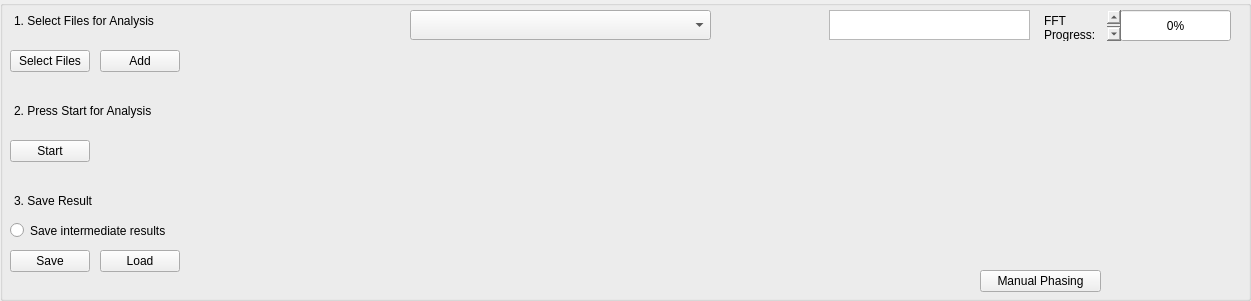
   <widget class="QGroupBox" name="groupBox">
    <property name="geometry">
     <rect>
      <x>10</x>
      <y>0</y>
      <width>1251</width>
      <height>301</height>
     </rect>
    </property>
    <property name="title">
     <string/>
    </property>
    <widget class="QTextEdit" name="textEdit_2">
     <property name="geometry">
      <rect>
       <x>10</x>
       <y>100</y>
       <width>161</width>
       <height>31</height>
      </rect>
     </property>
     <property name="mouseTracking">
      <bool>false</bool>
     </property>
     <property name="focusPolicy">
      <enum>Qt::NoFocus</enum>
     </property>
     <property name="styleSheet">
      <string notr="true">background: transparent</string>
     </property>
     <property name="frameShape">
      <enum>QFrame::NoFrame</enum>
     </property>
     <property name="verticalScrollBarPolicy">
      <enum>Qt::ScrollBarAlwaysOff</enum>
     </property>
     <property name="horizontalScrollBarPolicy">
      <enum>Qt::ScrollBarAlwaysOff</enum>
     </property>
     <property name="sizeAdjustPolicy">
      <enum>QAbstractScrollArea::AdjustToContents</enum>
     </property>
     <property name="html">
      <string>&lt;!DOCTYPE HTML PUBLIC &quot;-//W3C//DTD HTML 4.0//EN&quot; &quot;http://www.w3.org/TR/REC-html40/strict.dtd&quot;&gt;
&lt;html&gt;&lt;head&gt;&lt;meta name=&quot;qrichtext&quot; content=&quot;1&quot; /&gt;&lt;meta charset=&quot;utf-8&quot; /&gt;&lt;style type=&quot;text/css&quot;&gt;
p, li { white-space: pre-wrap; }
hr { height: 1px; border-width: 0; }
li.unchecked::marker { content: &quot;\2610&quot;; }
li.checked::marker { content: &quot;\2612&quot;; }
&lt;/style&gt;&lt;/head&gt;&lt;body style=&quot; font-family:'Segoe UI'; font-size:9pt; font-weight:400; font-style:normal;&quot;&gt;
&lt;p style=&quot; margin-top:0px; margin-bottom:0px; margin-left:0px; margin-right:0px; -qt-block-indent:0; text-indent:0px;&quot;&gt;2. Press Start for Analysis&lt;/p&gt;&lt;/body&gt;&lt;/html&gt;</string>
     </property>
     <property name="textInteractionFlags">
      <set>Qt::NoTextInteraction</set>
     </property>
    </widget>
    <widget class="PlotWidget" name="FFTWidget" native="true">
     <property name="geometry">
      <rect>
       <x>830</x>
       <y>60</y>
       <width>400</width>
       <height>200</height>
      </rect>
     </property>
    </widget>
    <widget class="QPushButton" name="btn_Save">
     <property name="geometry">
      <rect>
       <x>10</x>
       <y>250</y>
       <width>80</width>
       <height>22</height>
      </rect>
     </property>
     <property name="text">
      <string>Save</string>
     </property>
    </widget>
    <widget class="QRadioButton" name="radioButton">
     <property name="enabled">
      <bool>true</bool>
     </property>
     <property name="geometry">
      <rect>
       <x>10</x>
       <y>220</y>
       <width>161</width>
       <height>21</height>
      </rect>
     </property>
     <property name="text">
      <string>Save intermediate results</string>
     </property>
     <property name="checkable">
      <bool>true</bool>
     </property>
     <property name="checked">
      <bool>false</bool>
     </property>
     <property name="autoExclusive">
      <bool>false</bool>
     </property>
    </widget>
    <widget class="QPushButton" name="btn_SelectFiles">
     <property name="geometry">
      <rect>
       <x>10</x>
       <y>50</y>
       <width>80</width>
       <height>22</height>
      </rect>
     </property>
     <property name="text">
      <string>Select Files</string>
     </property>
    </widget>
    <widget class="QPushButton" name="btn_Start">
     <property name="geometry">
      <rect>
       <x>10</x>
       <y>140</y>
       <width>80</width>
       <height>22</height>
      </rect>
     </property>
     <property name="text">
      <string>Start</string>
     </property>
    </widget>
    <widget class="QComboBox" name="comboBox_4">
     <property name="geometry">
      <rect>
       <x>410</x>
       <y>10</y>
       <width>301</width>
       <height>30</height>
      </rect>
     </property>
     <property name="placeholderText">
      <string>Choose File for Analysis</string>
     </property>
    </widget>
    <widget class="PlotWidget" name="FidWidget" native="true">
     <property name="geometry">
      <rect>
       <x>410</x>
       <y>60</y>
       <width>400</width>
       <height>200</height>
      </rect>
     </property>
    </widget>
    <widget class="QTextEdit" name="textEdit_6">
     <property name="geometry">
      <rect>
       <x>829</x>
       <y>10</y>
       <width>201</width>
       <height>30</height>
      </rect>
     </property>
     <property name="readOnly">
      <bool>true</bool>
     </property>
     <property name="html">
      <string>&lt;!DOCTYPE HTML PUBLIC &quot;-//W3C//DTD HTML 4.0//EN&quot; &quot;http://www.w3.org/TR/REC-html40/strict.dtd&quot;&gt;
&lt;html&gt;&lt;head&gt;&lt;meta name=&quot;qrichtext&quot; content=&quot;1&quot; /&gt;&lt;meta charset=&quot;utf-8&quot; /&gt;&lt;style type=&quot;text/css&quot;&gt;
p, li { white-space: pre-wrap; }
hr { height: 1px; border-width: 0; }
li.unchecked::marker { content: &quot;\2610&quot;; }
li.checked::marker { content: &quot;\2612&quot;; }
&lt;/style&gt;&lt;/head&gt;&lt;body style=&quot; font-family:'Segoe UI'; font-size:9pt; font-weight:400; font-style:normal;&quot;&gt;
&lt;p style=&quot;-qt-paragraph-type:empty; margin-top:0px; margin-bottom:0px; margin-left:0px; margin-right:0px; -qt-block-indent:0; text-indent:0px;&quot;&gt;&lt;br /&gt;&lt;/p&gt;&lt;/body&gt;&lt;/html&gt;</string>
     </property>
    </widget>
    <widget class="QPushButton" name="btn_Load">
     <property name="geometry">
      <rect>
       <x>100</x>
       <y>250</y>
       <width>80</width>
       <height>22</height>
      </rect>
     </property>
     <property name="text">
      <string>Load</string>
     </property>
    </widget>
    <widget class="QPushButton" name="btn_Phasing">
     <property name="geometry">
      <rect>
       <x>980</x>
       <y>270</y>
       <width>121</width>
       <height>22</height>
      </rect>
     </property>
     <property name="text">
      <string>Manual Phasing</string>
     </property>
    </widget>
    <widget class="QTextEdit" name="textEdit_3">
     <property name="geometry">
      <rect>
       <x>10</x>
       <y>190</y>
       <width>161</width>
       <height>31</height>
      </rect>
     </property>
     <property name="mouseTracking">
      <bool>false</bool>
     </property>
     <property name="focusPolicy">
      <enum>Qt::NoFocus</enum>
     </property>
     <property name="styleSheet">
      <string notr="true">background: transparent</string>
     </property>
     <property name="frameShape">
      <enum>QFrame::NoFrame</enum>
     </property>
     <property name="verticalScrollBarPolicy">
      <enum>Qt::ScrollBarAlwaysOff</enum>
     </property>
     <property name="horizontalScrollBarPolicy">
      <enum>Qt::ScrollBarAlwaysOff</enum>
     </property>
     <property name="sizeAdjustPolicy">
      <enum>QAbstractScrollArea::AdjustToContents</enum>
     </property>
     <property name="html">
      <string>&lt;!DOCTYPE HTML PUBLIC &quot;-//W3C//DTD HTML 4.0//EN&quot; &quot;http://www.w3.org/TR/REC-html40/strict.dtd&quot;&gt;
&lt;html&gt;&lt;head&gt;&lt;meta name=&quot;qrichtext&quot; content=&quot;1&quot; /&gt;&lt;meta charset=&quot;utf-8&quot; /&gt;&lt;style type=&quot;text/css&quot;&gt;
p, li { white-space: pre-wrap; }
hr { height: 1px; border-width: 0; }
li.unchecked::marker { content: &quot;\2610&quot;; }
li.checked::marker { content: &quot;\2612&quot;; }
&lt;/style&gt;&lt;/head&gt;&lt;body style=&quot; font-family:'Segoe UI'; font-size:9pt; font-weight:400; font-style:normal;&quot;&gt;
&lt;p style=&quot; margin-top:0px; margin-bottom:0px; margin-left:0px; margin-right:0px; -qt-block-indent:0; text-indent:0px;&quot;&gt;3. Save Result&lt;/p&gt;&lt;/body&gt;&lt;/html&gt;</string>
     </property>
     <property name="textInteractionFlags">
      <set>Qt::NoTextInteraction</set>
     </property>
    </widget>
    <widget class="QProgressBar" name="progressBar">
     <property name="geometry">
      <rect>
       <x>1120</x>
       <y>10</y>
       <width>111</width>
       <height>31</height>
      </rect>
     </property>
     <property name="value">
      <number>0</number>
     </property>
    </widget>
    <widget class="QPushButton" name="btn_Add">
     <property name="geometry">
      <rect>
       <x>100</x>
       <y>50</y>
       <width>80</width>
       <height>22</height>
      </rect>
     </property>
     <property name="text">
      <string>Add</string>
     </property>
    </widget>
    <widget class="QTextEdit" name="textEdit_5">
     <property name="geometry">
      <rect>
       <x>1040</x>
       <y>10</y>
       <width>81</width>
       <height>31</height>
      </rect>
     </property>
     <property name="styleSheet">
      <string notr="true">background: transparent</string>
     </property>
     <property name="frameShape">
      <enum>QFrame::NoFrame</enum>
     </property>
     <property name="html">
      <string>&lt;!DOCTYPE HTML PUBLIC &quot;-//W3C//DTD HTML 4.0//EN&quot; &quot;http://www.w3.org/TR/REC-html40/strict.dtd&quot;&gt;
&lt;html&gt;&lt;head&gt;&lt;meta name=&quot;qrichtext&quot; content=&quot;1&quot; /&gt;&lt;meta charset=&quot;utf-8&quot; /&gt;&lt;style type=&quot;text/css&quot;&gt;
p, li { white-space: pre-wrap; }
hr { height: 1px; border-width: 0; }
li.unchecked::marker { content: &quot;\2610&quot;; }
li.checked::marker { content: &quot;\2612&quot;; }
&lt;/style&gt;&lt;/head&gt;&lt;body style=&quot; font-family:'Segoe UI'; font-size:9pt; font-weight:400; font-style:normal;&quot;&gt;
&lt;p style=&quot; margin-top:0px; margin-bottom:0px; margin-left:0px; margin-right:0px; -qt-block-indent:0; text-indent:0px;&quot;&gt;FFT Progress:&lt;/p&gt;&lt;/body&gt;&lt;/html&gt;</string>
     </property>
    </widget>
    <widget class="QTextEdit" name="textEdit">
     <property name="geometry">
      <rect>
       <x>10</x>
       <y>10</y>
       <width>161</width>
       <height>31</height>
      </rect>
     </property>
     <property name="mouseTracking">
      <bool>false</bool>
     </property>
     <property name="focusPolicy">
      <enum>Qt::NoFocus</enum>
     </property>
     <property name="styleSheet">
      <string notr="true">background: transparent</string>
     </property>
     <property name="frameShape">
      <enum>QFrame::NoFrame</enum>
     </property>
     <property name="verticalScrollBarPolicy">
      <enum>Qt::ScrollBarAlwaysOff</enum>
     </property>
     <property name="horizontalScrollBarPolicy">
      <enum>Qt::ScrollBarAlwaysOff</enum>
     </property>
     <property name="sizeAdjustPolicy">
      <enum>QAbstractScrollArea::AdjustToContents</enum>
     </property>
     <property name="html">
      <string>&lt;!DOCTYPE HTML PUBLIC &quot;-//W3C//DTD HTML 4.0//EN&quot; &quot;http://www.w3.org/TR/REC-html40/strict.dtd&quot;&gt;
&lt;html&gt;&lt;head&gt;&lt;meta name=&quot;qrichtext&quot; content=&quot;1&quot; /&gt;&lt;meta charset=&quot;utf-8&quot; /&gt;&lt;style type=&quot;text/css&quot;&gt;
p, li { white-space: pre-wrap; }
hr { height: 1px; border-width: 0; }
li.unchecked::marker { content: &quot;\2610&quot;; }
li.checked::marker { content: &quot;\2612&quot;; }
&lt;/style&gt;&lt;/head&gt;&lt;body style=&quot; font-family:'Segoe UI'; font-size:9pt; font-weight:400; font-style:normal;&quot;&gt;
&lt;p style=&quot; margin-top:0px; margin-bottom:0px; margin-left:0px; margin-right:0px; -qt-block-indent:0; text-indent:0px;&quot;&gt;1. Select Files for Analysis&lt;/p&gt;&lt;/body&gt;&lt;/html&gt;</string>
     </property>
     <property name="textInteractionFlags">
      <set>Qt::NoTextInteraction</set>
     </property>
    </widget>
   </widget>
